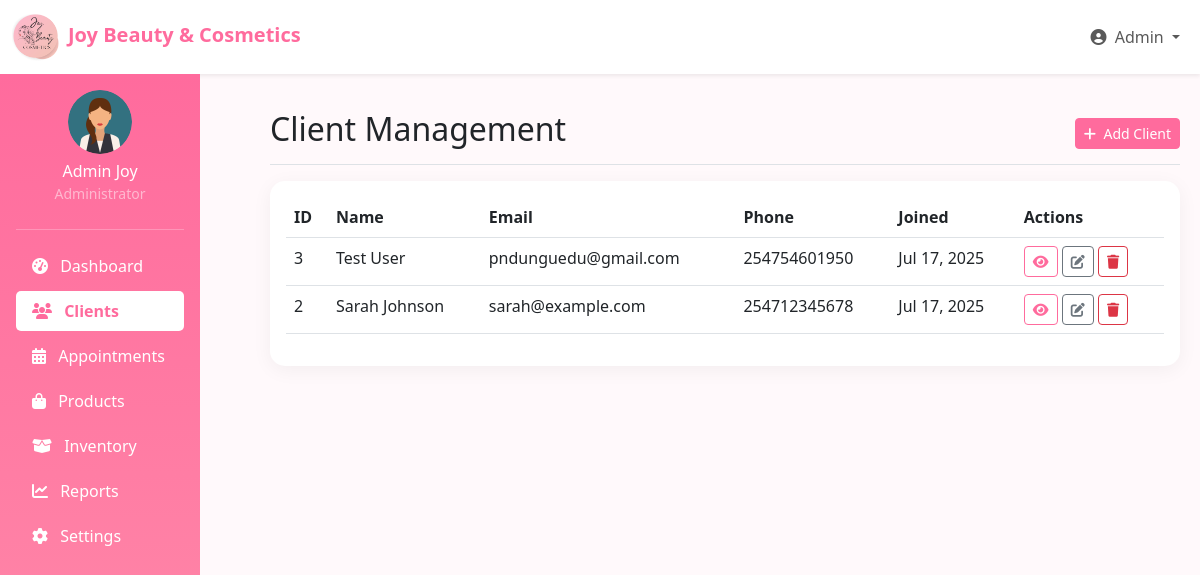
The page /pages/admin/dashboard.php?tab=clients (signed in) on the database as committed earlier.
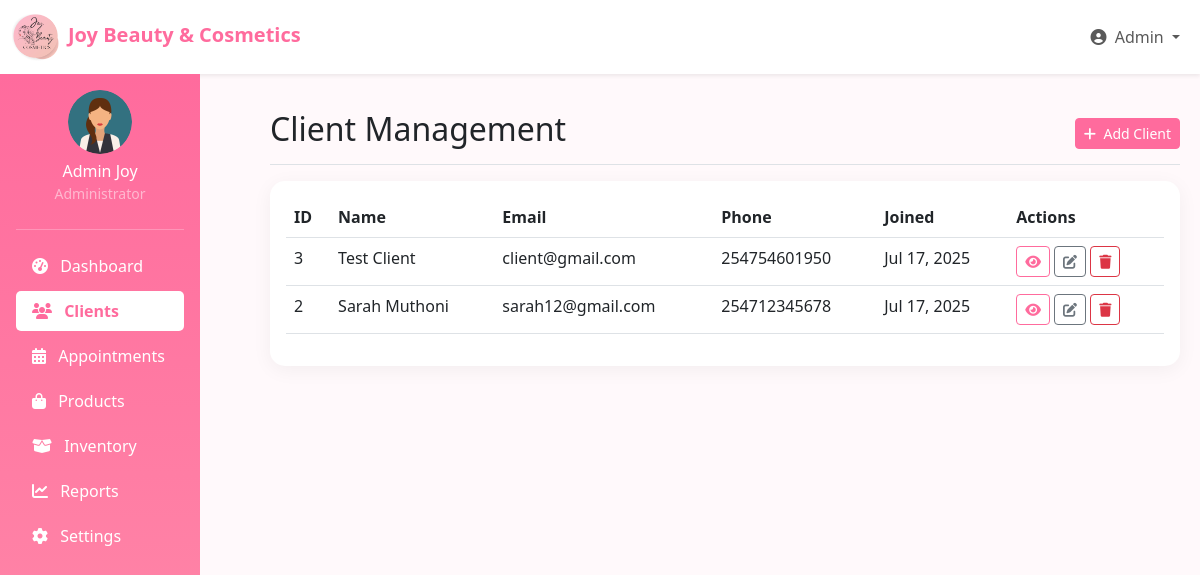
The same page on the database as committed later.
### tables this page shows
CREATE TABLE IF NOT EXISTS `users` (
  `user_id` int NOT NULL AUTO_INCREMENT,
  `first_name` varchar(50) NOT NULL,
  `last_name` varchar(50) NOT NULL,
  `email` varchar(100) NOT NULL,
  `password` varchar(255) NOT NULL,
  `phone` varchar(20) DEFAULT NULL,
  `address` text,
  `user_type` enum('admin','client') NOT NULL DEFAULT 'client',
  `created_at` timestamp NULL DEFAULT CURRENT_TIMESTAMP,
  `updated_at` timestamp NULL DEFAULT CURRENT_TIMESTAMP ON UPDATE CURRENT_TIMESTAMP,
  PRIMARY KEY (`user_id`),
  UNIQUE KEY `email` (`email`)
);

### backend/config.php (called while the page is built, shortened)
<?php
function sanitizeInput($data) {
    return htmlspecialchars(strip_tags(trim($data)));
}
?>

### pages/admin/dashboard.php (the view, shortened to what the changed rows need)
<?php
require_once '../../backend/config.php';
$activeTab = isset($_GET['tab']) ? sanitizeInput($_GET['tab']) : 'dashboard';
$clients = $appointments = $products = $sales = $reports = [];
try {
    if ($activeTab === 'dashboard') {
        $stmt = $pdo->prepare("SELECT COUNT(*) FROM appointments WHERE appointment_date = CURDATE()");
        $stmt->execute();
        $todayAppointments = $stmt->fetchColumn();
        $stmt = $pdo->prepare("SELECT COUNT(*) FROM users WHERE user_type = 'client' AND MONTH(created_at) = MONTH(CURDATE())");
        $stmt->execute();
        $newClients = $stmt->fetchColumn();
        $stmt = $pdo->prepare("SELECT COUNT(*) FROM products WHERE stock_quantity < 5");
        $stmt->execute();
        $lowStock = $stmt->fetchColumn();
        $stmt = $pdo->prepare("SELECT SUM(total_amount) FROM sales WHERE MONTH(sale_date) = MONTH(CURDATE())");
        $stmt->execute();
        $monthlyRevenue = $stmt->fetchColumn() ?? 0;
        $stmt = $pdo->prepare("SELECT a.*, u.first_name, u.last_name, s.name as service_name
                              FROM appointments a
                              JOIN users u ON a.user_id = u.user_id
                              JOIN services s ON a.service_id = s.service_id
                              ORDER BY a.appointment_date DESC, a.start_time DESC
                              LIMIT 5");
        $stmt->execute();
        $recentAppointments = $stmt->fetchAll();
    }
    elseif ($activeTab === 'clients') {
        $stmt = $pdo->prepare("SELECT * FROM users WHERE user_type = 'client' ORDER BY created_at DESC");
        $stmt->execute();
        $clients = $stmt->fetchAll();
    }
} catch(PDOException $e) {
    $error = "Database error: " . $e->getMessage();
}
?>
<!DOCTYPE html>
<html lang="en">
<head>
    <link rel="stylesheet" href="https://cdnjs.cloudflare.com/ajax/libs/font-awesome/6.4.0/css/all.min.css">
    <link href="https://cdn.jsdelivr.net/npm/bootstrap@5.3.0/dist/css/bootstrap.min.css" rel="stylesheet">
</head>
<body>
    <main class="main-content">
        <?php if ($activeTab === 'clients'): ?>
        <div class="d-flex justify-content-between flex-wrap flex-md-nowrap align-items-center pt-3 pb-2 mb-3 border-bottom">
            <h1 class="h2">Client Management</h1>
        </div>
        <div class="card">
            <div class="card-body">
                <div class="table-responsive">
                    <table class="table table-hover">
                        <thead>
                            <tr>
                                <th>ID</th>
                                <th>Name</th>
                                <th>Email</th>
                                <th>Phone</th>
                                <th>Joined</th>
                                <th>Actions</th>
                            </tr>
                        </thead>
                        <tbody>
                            <?php foreach ($clients as $client): ?>
                            <tr>
                                <td><?php echo $client['user_id']; ?></td>
                                <td><?php echo $client['first_name'] . ' ' . $client['last_name']; ?></td>
                                <td><?php echo $client['email']; ?></td>
                                <td><?php echo $client['phone'] ?? 'N/A'; ?></td>
                                <td><?php echo date('M j, Y', strtotime($client['created_at'])); ?></td>
                                <td>
                                    <a href="#" class="btn btn-sm btn-outline-primary"><i class="fas fa-eye"></i></a>
                                    <a href="#" class="btn btn-sm btn-outline-secondary"><i class="fas fa-edit"></i></a>
                                    <a href="?tab=clients&delete_client=<?php echo $client['user_id']; ?>" class="btn btn-sm btn-outline-danger" onclick="return confirm('Are you sure?')"><i class="fas fa-trash"></i></a>
                                </td>
                            </tr>
                            <?php endforeach; ?>
                        </tbody>
                    </table>
                </div>
            </div>
        </div>
        <?php endif; ?>
    </main>
</body>
</html>

Rows that differ between the two databases and show on the page:
changed users "Test": last_name "User" → "Client"; email "pndunguedu@gmail.com" → "client@gmail.com"
changed users "Sarah": last_name "Johnson" → "Muthoni"; email "sarah@example.com" → "sarah12@gmail.com"
